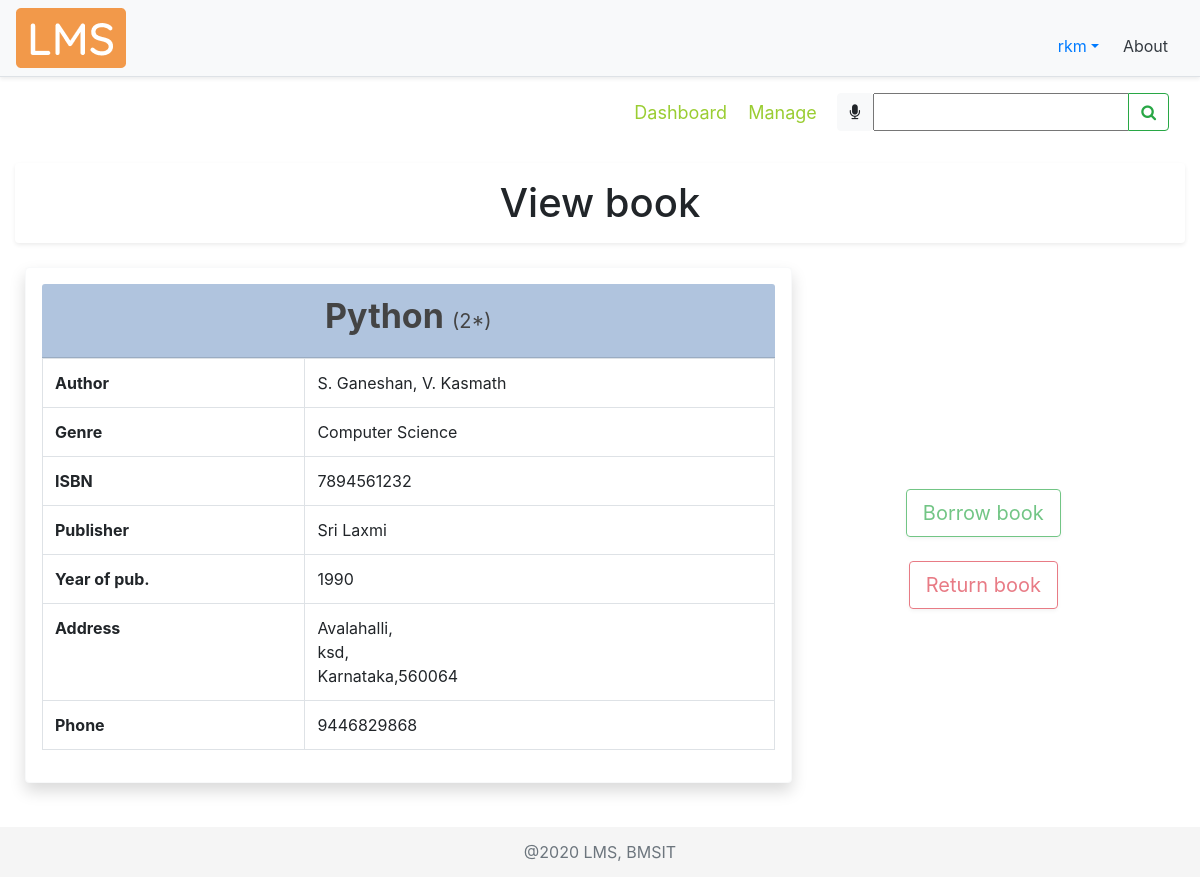
Page /viewbook/8/ (signed in) on the earlier database version.
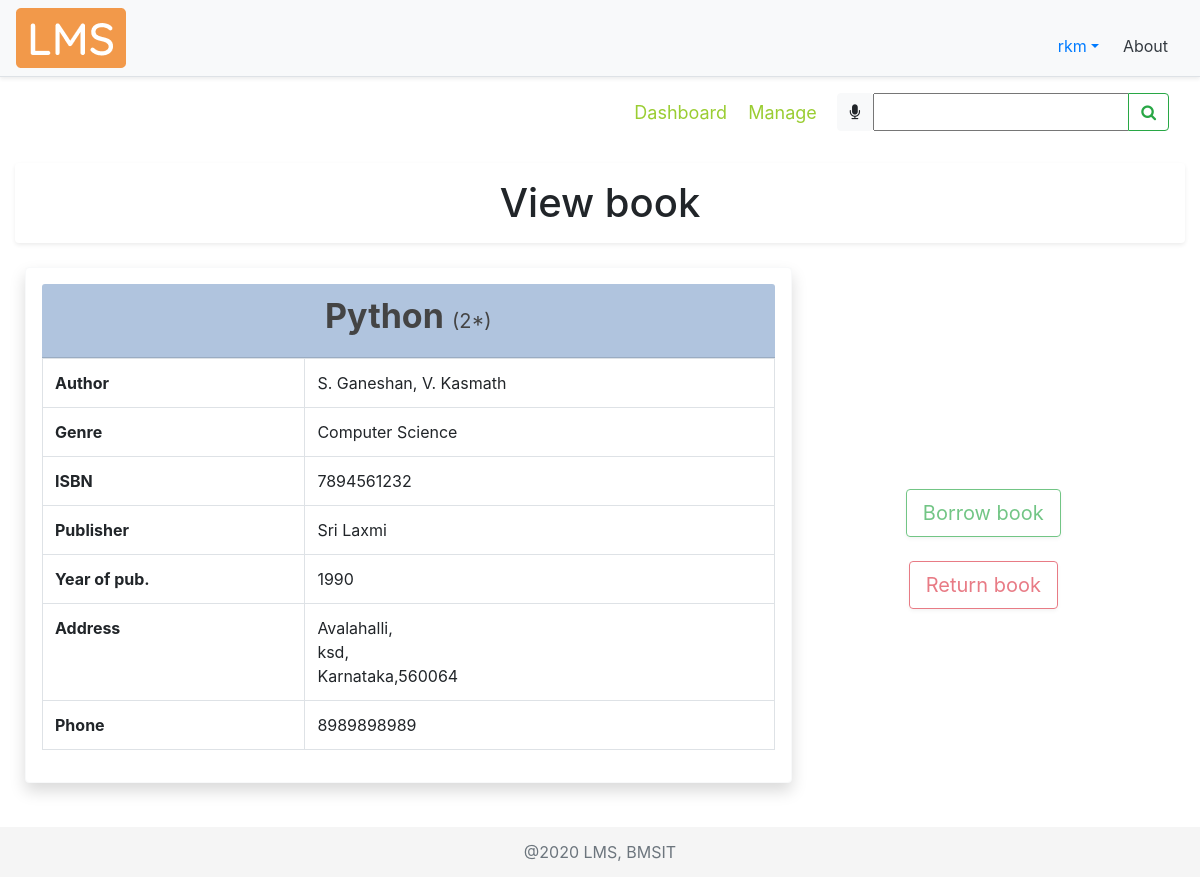
Same page on the later database version.
### libraryApp/models.py (models this page shows, shortened)
class PUBLISHER(models.Model):
    pubName = models.CharField(
        max_length=30, help_text="Publisher name", null=True)
    streetAddr = models.CharField(
        max_length=50, help_text="Street Address", null=True)
    district = models.CharField(max_length=20, help_text="District", null=True)
    state = models.CharField(max_length=20, help_text="State", null=True)
    pinCode = models.CharField(max_length=6, help_text="PIN Code", null=True, validators=[RegexValidator(
        regex='[0-9]{6}', message="Enter a valid Postal Identification Number", code="invalid_pinCode")])
    phoneNum = models.CharField(
        max_length=10, help_text="Phone number", null=True, validators=[
            RegexValidator(regex='[0-9]{10}', message="Enter a valid Phone Number", code="invalid_phoneNum")])

### libraryApp/views.py (the view, shortened to what this page needs)
# urls.py: path('viewbook/<str:bookID>/', views.viewBook, name="viewbook"),
@login_required(login_url='signin')
def viewBook(request, bookID):
    viewBook = 'libraryApp/view_book.html'
    myFilter = BookFilter(request.GET, queryset=BOOK.objects.all())
    if request.method == "POST":
        print(request.POST)
        return redirect(searchBook, book=request.POST['bookTitle'])
    book = BOOK.objects.get(id=bookID)
    pub = PUBLISHER.objects.filter(book__id=book.id).first()
    stock = STOCK.objects.filter(bookID__id=book.id).first()
    authors = AUTHOR.objects.filter(book__id=book.id)
    authorList = []
    authorIDList = []
    for a in authors.all():
        if a not in authorList:  # loic to check redundancy
            authorList.append(a)
            authorIDList.append(a.id)
    authorString = ', '.join(map(str, authorList))
    bookObject = tempBook(None, book.bookTitle, book.id, book.get_genre_display, pub.id, pub.pubName,
                          book.pubYear, authorIDList, authorString, book.isbn, stock.bookCopies)
    user = request.user
    isBookBorrowed = False
    bb = user.borrowedbook_set.filter(bookID__id=bookID)
    isStockAvailable = False
    if stock.bookCopies > 0:
        isStockAvailable = True
    print("IS AVAILBLE: ", isStockAvailable, stock.bookCopies)
    context = {
        "book": bookObject,
        "pub": pub,
        "myFilter": myFilter,
        "isBookBorrowed": isBookBorrowed,
        "isStockAvailable": isStockAvailable
    }
    return render(request, viewBook, context)

### libraryApp/models.py (called while the page is built)
    def __str__(self):
        return self.authorName

### libraryApp/templates/libraryApp/view_book.html (shortened to what this page needs)
{% extends 'libraryApp/main.html' %}
{% load static %}
{% block content %}
<nav class="navbar">
  <div class="navbar-nav mySubMenu ml-auto">
   <nav>
        <a href="{% url 'dashboard' %}" title="Click here to visit dashboard">Dashboard</a>
        {% if request.user.is_staff %}
            <a href="{% url 'manage' %}" title="Click here to manage books">Manage</a>
        {% endif %}
    </nav>
  </div>
  <form class="form-inline" method="POST">
    <div class="input-group">
      <div id="speech" class="btn btn-light" title="Click the mic to speak">
        <i class="fa fa-microphone" aria-hidden="true"></i>
      </div>
      {{myFilter.form}}
      <div class="input-group-append">
        <button id="searchButton" class="btn btn-outline-success" type="submit">
          <i class="fa fa-search"></i>
        </button>
      </div>
    </div>
  </form>
</nav>
<br>
<div>
    <h1 class="text-center shadow-sm p-3 bg-white rounded">
        View book
    </h1>
</div>
<div class="row align-items-center viewBook mt-4">
    <div class="card card-body border-light bg-light col-md-8 shadow p-3 bg-white rounded">
        <div class="card-header text-center cardHead">
            <div class="row justify-content-center">
                <h3 class="font-weight-bold bookTitle">
                    {{book.bookTitle}} <span class="small">({{book.stock}}*)</span>
                </h3>
            </div>
        </div>
        <div>
            <table class="table table-bordered">
                <tbody>
                    <tr>
                        <th scope="row">Author</th>
                        <td>{{book.author}}</td>
                    </tr>
                    <tr>
                        <th scope="row">Genre</th>
                        <td>{{book.genre}}</td>
                    </tr>
                    <tr>
                        <th scope="row">ISBN</th>
                        <td>{{book.isbn}}</td>
                    </tr>
                    <tr>
                        <th scope="row">Publisher</th>
                        <td>{{book.pubName}}</td>
                    </tr>
                    <tr>
                        <th scope="row">Year of pub.</th>
                        <td>{{book.pubYear}}</td>
                    </tr>
                    <tr>
                        <th scope="row">Address</th>
                        <td>{{pub.streetAddr}},<br> {{pub.district}},<br> {{pub.state}},{{pub.pinCode}}</td>
                    </tr>
                    <tr>
                        <th scope="row">Phone</th>
                        <td>{{pub.phoneNum}}</td>
                    </tr>
                </tbody>
            </table>
        </div>
    </div>
    <div class="col-md-4 mt-5">
        <div class="row justify-content-center">
            <button type="button" onclick="location.href='{% url 'requestBorrowBook' book.bookID %}'" class="btn btn-outline-success btn-lg shadow-sm rounded"
            {% if request.user.is_staff or isBookBorrowed or not isStockAvailable %}disabled{% endif %}
                    data-toggle="tooltip" data-placement="right"
                    title="Click here to borrow '{{book.bookTitle}}'">Borrow book</button>
        </div>
        <br>
        <div class="row justify-content-center">
            <button type="button" onclick="location.href='{% url 'requestReturnBook' book.bookID %}'" class="btn btn-outline-danger btn-lg shadow-sm rounded"
            {% if request.user.is_staff or not isBookBorrowed %}disabled{% endif %}
                    data-toggle="tooltip" data-placement="right"
                    title="Click here to return '{{book.bookTitle}}'">Return book</button>
        </div>
    </div>
</div>
{% endblock %}

Differences in the rows shown:
changed PUBLISHER "Sri Laxmi": phoneNum "9446829868" → "8989898989"
